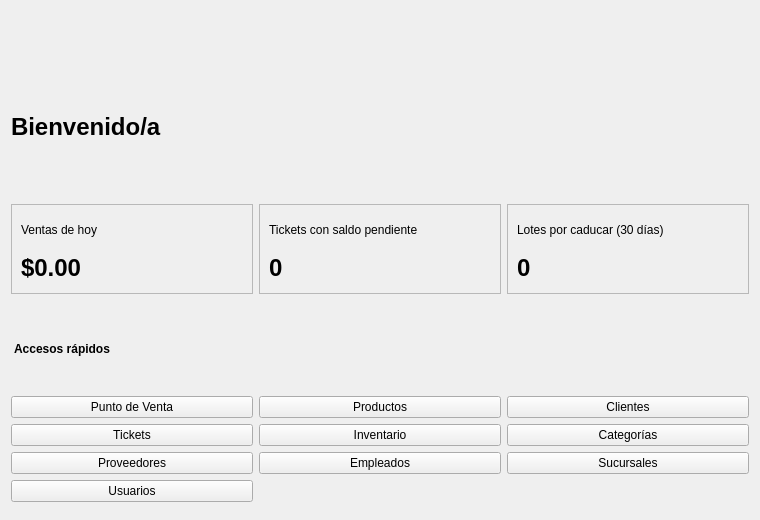
<?xml version="1.0" encoding="UTF-8"?>
<ui version="4.0">
 <class>InicioPage</class>
 <widget class="QWidget" name="InicioPage">
  <property name="geometry">
   <rect><x>0</x><y>0</y><width>760</width><height>520</height></rect>
  </property>
  <layout class="QVBoxLayout" name="verticalLayout">
   <item>
    <widget class="QLabel" name="labelLogo">
     <property name="alignment"><set>Qt::AlignHCenter</set></property>
     <property name="text"><string/></property>
    </widget>
   </item>
   <item>
    <layout class="QHBoxLayout" name="encabezadoLayout">
     <item>
      <layout class="QVBoxLayout" name="saludoLayout">
       <item>
        <widget class="QLabel" name="labelBienvenida">
         <property name="styleSheet"><string>font-size: 24px; font-weight: bold;</string></property>
         <property name="text"><string>Bienvenido/a</string></property>
        </widget>
       </item>
       <item>
        <widget class="QLabel" name="labelSubtitulo">
         <property name="styleSheet"><string>color: #666;</string></property>
         <property name="text"><string/></property>
        </widget>
       </item>
       <item>
        <spacer name="spacerSaludo"><property name="orientation"><enum>Qt::Vertical</enum></property></spacer>
       </item>
      </layout>
     </item>
    </layout>
   </item>
   <item>
    <layout class="QHBoxLayout" name="statsLayout">
     <item>
      <widget class="QFrame" name="frameVentasHoy">
       <property name="frameShape"><enum>QFrame::StyledPanel</enum></property>
       <layout class="QVBoxLayout" name="ventasHoyLayout">
        <item>
         <widget class="QLabel" name="labelVentasHoyTitulo">
          <property name="text"><string>Ventas de hoy</string></property>
         </widget>
        </item>
        <item>
         <widget class="QLabel" name="labelVentasHoy">
          <property name="styleSheet"><string>font-size: 24px; font-weight: bold;</string></property>
          <property name="text"><string>$0.00</string></property>
         </widget>
        </item>
       </layout>
      </widget>
     </item>
     <item>
      <widget class="QFrame" name="framePendientes">
       <property name="frameShape"><enum>QFrame::StyledPanel</enum></property>
       <layout class="QVBoxLayout" name="pendientesLayout">
        <item>
         <widget class="QLabel" name="labelPendientesTitulo">
          <property name="text"><string>Tickets con saldo pendiente</string></property>
         </widget>
        </item>
        <item>
         <widget class="QLabel" name="labelPendientes">
          <property name="styleSheet"><string>font-size: 24px; font-weight: bold;</string></property>
          <property name="text"><string>0</string></property>
         </widget>
        </item>
       </layout>
      </widget>
     </item>
     <item>
      <widget class="QFrame" name="frameCaducidad">
       <property name="frameShape"><enum>QFrame::StyledPanel</enum></property>
       <layout class="QVBoxLayout" name="caducidadLayout">
        <item>
         <widget class="QLabel" name="labelCaducidadTitulo">
          <property name="text"><string>Lotes por caducar (30 días)</string></property>
         </widget>
        </item>
        <item>
         <widget class="QLabel" name="labelCaducidad">
          <property name="styleSheet"><string>font-size: 24px; font-weight: bold;</string></property>
          <property name="text"><string>0</string></property>
         </widget>
        </item>
       </layout>
      </widget>
     </item>
    </layout>
   </item>
   <item>
    <widget class="QLabel" name="labelAccesos">
     <property name="styleSheet"><string>font-weight: bold; margin-top: 8px;</string></property>
     <property name="text"><string>Accesos rápidos</string></property>
    </widget>
   </item>
   <item>
    <layout class="QGridLayout" name="gridAccesos">
     <item row="0" column="0">
      <widget class="QPushButton" name="btnPuntoVenta">
       <property name="minimumHeight"><number>64</number></property>
       <property name="text"><string>Punto de Venta</string></property>
      </widget>
     </item>
     <item row="0" column="1">
      <widget class="QPushButton" name="btnProductos">
       <property name="minimumHeight"><number>64</number></property>
       <property name="text"><string>Productos</string></property>
      </widget>
     </item>
     <item row="0" column="2">
      <widget class="QPushButton" name="btnClientes">
       <property name="minimumHeight"><number>64</number></property>
       <property name="text"><string>Clientes</string></property>
      </widget>
     </item>
     <item row="1" column="0">
      <widget class="QPushButton" name="btnTickets">
       <property name="minimumHeight"><number>64</number></property>
       <property name="text"><string>Tickets</string></property>
      </widget>
     </item>
     <item row="1" column="1">
      <widget class="QPushButton" name="btnInventario">
       <property name="minimumHeight"><number>64</number></property>
       <property name="text"><string>Inventario</string></property>
      </widget>
     </item>
     <item row="1" column="2">
      <widget class="QPushButton" name="btnCategorias">
       <property name="minimumHeight"><number>64</number></property>
       <property name="text"><string>Categorías</string></property>
      </widget>
     </item>
     <item row="2" column="0">
      <widget class="QPushButton" name="btnProveedores">
       <property name="minimumHeight"><number>64</number></property>
       <property name="text"><string>Proveedores</string></property>
      </widget>
     </item>
     <item row="2" column="1">
      <widget class="QPushButton" name="btnEmpleados">
       <property name="minimumHeight"><number>64</number></property>
       <property name="text"><string>Empleados</string></property>
      </widget>
     </item>
     <item row="2" column="2">
      <widget class="QPushButton" name="btnSucursales">
       <property name="minimumHeight"><number>64</number></property>
       <property name="text"><string>Sucursales</string></property>
      </widget>
     </item>
     <item row="3" column="0">
      <widget class="QPushButton" name="btnUsuarios">
       <property name="minimumHeight"><number>64</number></property>
       <property name="text"><string>Usuarios</string></property>
      </widget>
     </item>
    </layout>
   </item>
   <item>
    <spacer name="spacerFinal">
     <property name="orientation"><enum>Qt::Vertical</enum></property>
    </spacer>
   </item>
  </layout>
 </widget>
 <resources/>
 <connections/>
</ui>
